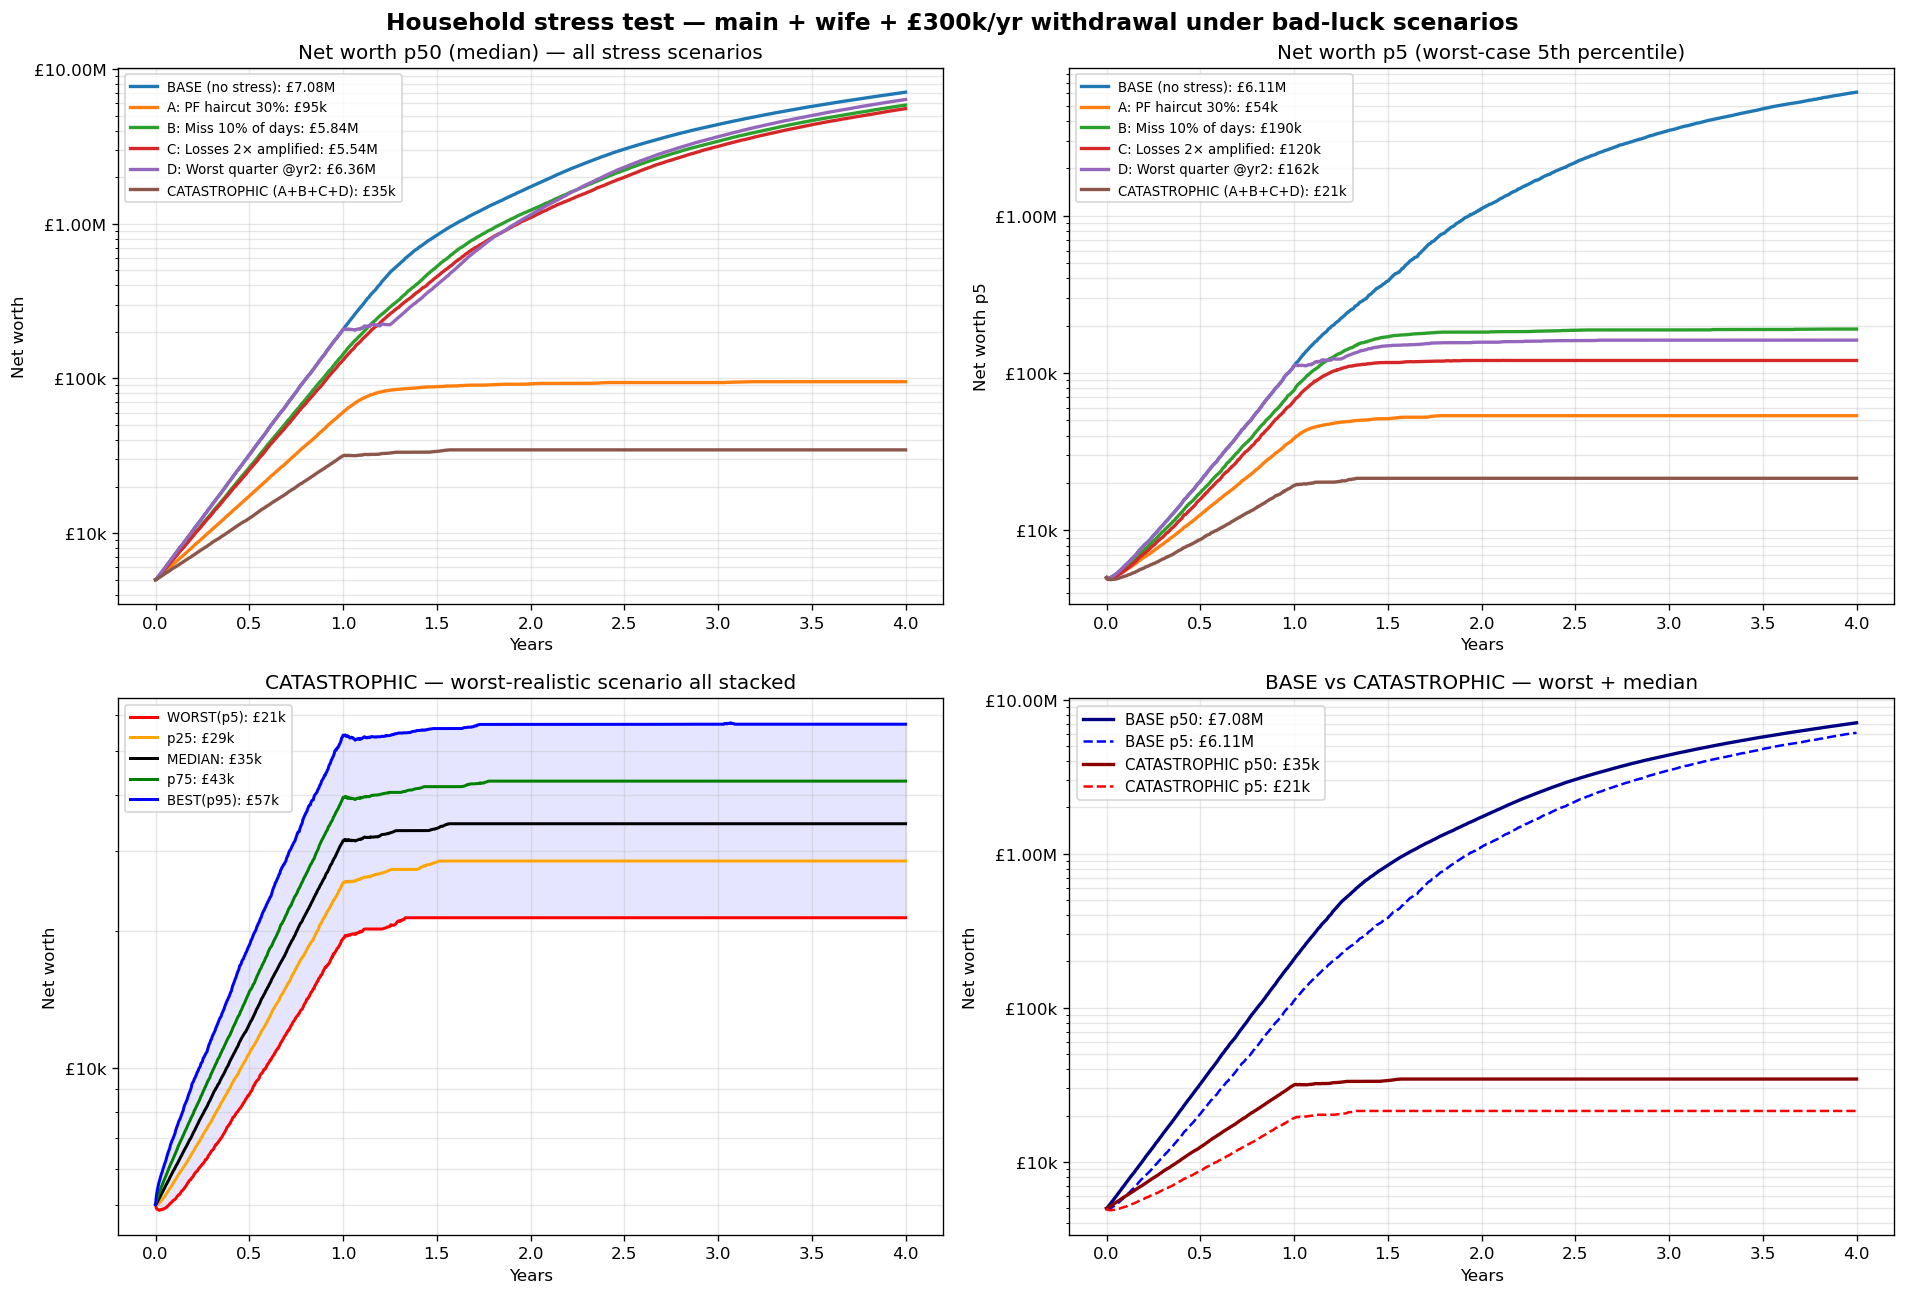

Write Python code to recreate this figure.
"""
Worst-case MC stress: household plan under realistic bad-luck scenarios.
  BASE — no stress (what we showed earlier)
  STRESS A — 30% PF haircut (strategy underperforms backtest)
  STRESS B — 10% of trading days missed (operational bugs)
  STRESS C — losses 2× amplified (worse slippage than modeled)
  STRESS D — worst 3-month quarter replayed at start of year 2
  CATASTROPHIC — ALL above stacked
Outputs: net worth at year 4 per scenario, MC distribution + graphs.
"""
import os, sys, numpy as np, pandas as pd
import matplotlib
matplotlib.use("Agg")
import matplotlib.pyplot as plt
from matplotlib.ticker import FuncFormatter
sys.path.insert(0, os.path.dirname(os.path.abspath(__file__)))

SPREAD = {"DAX": 1.5, "US30": 2.75, "NIKKEI": 7.0}
SLIP = {"DAX": 1.0, "US30": 3.0, "NIKKEI": 4.0}
TRADES_CACHE = "/root/asrs-bot/data/variant_b_fade_trades.parquet"
UPLIFT = 1.06

import backtest as bt
from backtest_v2_atr import filter_combined
for _c in bt.INSTRUMENTS.values(): _c["max_entries"] = 3

MAIN_START = 5000
WIFE_SEED = 10000
WIFE_DAY = 252
WITHDRAW_START = 252
ANNUAL_WITHDRAW = 300_000
WD_PER_DAY = ANNUAL_WITHDRAW / 252
DAYS = 252 * 4
RUNS = 3000
MIN_STAKE = 0.50
MAX_STAKE = 35.0
FACTOR = 1e-4


def fmt_gbp(x, _=None):
    if x <= 0: return "£0"
    if abs(x) < 1000: return f"£{x:.0f}"
    if abs(x) < 1_000_000: return f"£{x/1000:.0f}k"
    if abs(x) < 1_000_000_000: return f"£{x/1_000_000:.2f}M"
    return f"£{x/1_000_000_000:.2f}B"


def simulate(daily_pts, seed, stress):
    """
    stress dict keys:
      pf_haircut     — multiply winning days by (1 - haircut)  [0.0 to 0.5]
      miss_day_prob  — probability each day yields 0 pnl       [0.0 to 0.3]
      loss_amplify   — multiply losing days by (1 + amp)        [0.0 to 1.5]
      bad_quarter    — inject worst 63-day streak at start of year 2 [bool]
    """
    rng = np.random.default_rng(seed)
    sample_m = rng.choice(daily_pts, size=DAYS, replace=True)
    sample_w = rng.choice(daily_pts, size=DAYS, replace=True)

    def apply_stress(sample):
        s = sample.copy().astype(float)
        if stress.get("pf_haircut", 0) > 0:
            hc = stress["pf_haircut"]
            s = np.where(s > 0, s * (1 - hc), s)
        if stress.get("loss_amplify", 0) > 0:
            amp = stress["loss_amplify"]
            s = np.where(s < 0, s * (1 + amp), s)
        if stress.get("miss_day_prob", 0) > 0:
            mask = rng.random(len(s)) < stress["miss_day_prob"]
            s[mask] = 0
        return s

    sample_m = apply_stress(sample_m)
    sample_w = apply_stress(sample_w)

    if stress.get("bad_quarter", False):
        # Find the worst 63-day window in the historical daily pts
        rolling = pd.Series(daily_pts).rolling(63).sum()
        worst_start = rolling.idxmin()
        worst_seq = daily_pts[worst_start - 62:worst_start + 1]  # 63 days
        if len(worst_seq) == 63:
            # Inject at start of year 2 (days 252-315) for MAIN
            s_apply = apply_stress(worst_seq.copy().astype(float))
            sample_m[252:252+63] = s_apply

    main = np.zeros(DAYS + 1); wife = np.zeros(DAYS + 1); wd = np.zeros(DAYS + 1)
    main[0] = MAIN_START
    for i in range(DAYS):
        stake_m = max(MIN_STAKE, min(MAX_STAKE, main[i] * FACTOR)) if main[i] > 0 else 0
        main[i+1] = main[i] + sample_m[i] * stake_m if stake_m > 0 else main[i]
        if i >= WIFE_DAY and wife[i] > 0:
            stake_w = max(MIN_STAKE, min(MAX_STAKE, wife[i] * FACTOR))
            wife[i+1] = wife[i] + sample_w[i] * stake_w
        else:
            wife[i+1] = wife[i]
        wd[i+1] = wd[i]
        if i + 1 == WIFE_DAY:
            if main[i+1] >= WIFE_SEED:
                main[i+1] -= WIFE_SEED
                wife[i+1] = WIFE_SEED
        if i + 1 >= WITHDRAW_START:
            total = main[i+1] + wife[i+1]
            if total > WD_PER_DAY:
                share_m = main[i+1] / total if total > 0 else 0.5
                main[i+1] -= WD_PER_DAY * share_m
                wife[i+1] -= WD_PER_DAY * (1 - share_m)
                wd[i+1] += WD_PER_DAY
        main[i+1] = max(0, main[i+1])
        wife[i+1] = max(0, wife[i+1])
    return main, wife, wd


def main():
    df = pd.read_parquet(TRADES_CACHE)
    if "is_fade" not in df.columns: df["is_fade"] = False
    df["is_fade"] = df["is_fade"].fillna(False).astype(bool)
    df = df.reset_index(drop=True)
    df["_base_signal"] = df["signal"].str.replace("_FADE", "", regex=False)
    orig_win = {}
    for (date, sig), group in df.groupby(["date", "_base_signal"], sort=False):
        q = group[(~group.is_fade) & (group.reason == "TRAIL_WIN") & (group.pnl_pts > 0)]["pnl_pts"].tolist()
        fades = group[group.is_fade]
        for i, (idx, _) in enumerate(fades.iterrows()):
            if i < len(q): orig_win[idx] = q[i]
    fade = df[df.is_fade].copy()
    fade["orig_win"] = fade.index.map(orig_win)
    fade_f = fade[fade["orig_win"].fillna(0) >= 20].copy()
    base = df[~df.is_fade].copy()
    base_f = filter_combined(base)
    def af(d):
        d = d.copy()
        d["spread_cost"] = d["instrument"].map(SPREAD)
        d["slip_cost"] = np.where(d["pnl_pts"] < 0, d["instrument"].map(SLIP), 0)
        d["pnl_net"] = (d["pnl_pts"] - d["spread_cost"] - d["slip_cost"]) * UPLIFT
        return d
    base_f = af(base_f); fade_f = af(fade_f)
    combined = pd.concat([base_f, fade_f], ignore_index=True)
    daily = combined.groupby(pd.to_datetime(combined["date"]).dt.date)["pnl_net"].sum().values

    scenarios = [
        ("BASE (no stress)",         {}),
        ("A: PF haircut 30%",        {"pf_haircut": 0.30}),
        ("B: Miss 10% of days",      {"miss_day_prob": 0.10}),
        ("C: Losses 2× amplified",   {"loss_amplify": 1.0}),
        ("D: Worst quarter @yr2",    {"bad_quarter": True}),
        ("CATASTROPHIC (A+B+C+D)",   {"pf_haircut": 0.30, "miss_day_prob": 0.10,
                                       "loss_amplify": 1.0, "bad_quarter": True}),
    ]

    results = {}
    print(f"\n{'='*110}")
    print(f"  HOUSEHOLD PLAN UNDER STRESS — 4yr, compound 1e-4, cap £35, wife £10k @yr2, £300k/yr withdraw")
    print(f"{'='*110}")
    print(f"  {'scenario':<32} {'NW p5':<12} {'NW p25':<12} {'NW p50':<12} {'NW p95':<12} {'P(ruin)':<10}")
    for lbl, stress in scenarios:
        mains = np.empty((RUNS, DAYS + 1))
        wives = np.empty((RUNS, DAYS + 1))
        wds = np.empty((RUNS, DAYS + 1))
        for r in range(RUNS):
            m, w, wd = simulate(daily, seed=r, stress=stress)
            mains[r] = m; wives[r] = w; wds[r] = wd
        net_worth = mains + wives + wds
        final_nw = net_worth[:, -1]
        # "Ruin" = equity < £5k (original seed) at year 4
        equity_final = mains[:, -1] + wives[:, -1]
        ruin_rate = (equity_final < 5000).mean() * 100
        results[lbl] = (mains, wives, wds, net_worth)
        print(f"  {lbl:<32} {fmt_gbp(np.percentile(final_nw,5)):<12} "
              f"{fmt_gbp(np.percentile(final_nw,25)):<12} "
              f"{fmt_gbp(np.percentile(final_nw,50)):<12} "
              f"{fmt_gbp(np.percentile(final_nw,95)):<12} "
              f"{ruin_rate:.1f}%")

    # Plot
    fig, axes = plt.subplots(2, 2, figsize=(16, 11))
    days_axis = np.arange(DAYS + 1) / 252

    # Top-left: net worth p50 across scenarios
    ax = axes[0, 0]
    for lbl, _ in scenarios:
        _, _, _, nw = results[lbl]
        p50 = np.percentile(nw, 50, axis=0)
        ax.plot(days_axis, p50, label=f"{lbl}: {fmt_gbp(p50[-1])}", linewidth=2)
    ax.set_title("Net worth p50 (median) — all stress scenarios")
    ax.set_xlabel("Years"); ax.set_ylabel("Net worth")
    ax.set_yscale("log")
    ax.yaxis.set_major_formatter(FuncFormatter(fmt_gbp))
    ax.grid(alpha=0.3, which="both")
    ax.legend(loc="upper left", fontsize=8)

    # Top-right: worst-case (p5) across scenarios
    ax = axes[0, 1]
    for lbl, _ in scenarios:
        _, _, _, nw = results[lbl]
        p5 = np.percentile(nw, 5, axis=0)
        ax.plot(days_axis, p5, label=f"{lbl}: {fmt_gbp(p5[-1])}", linewidth=2)
    ax.set_title("Net worth p5 (worst-case 5th percentile)")
    ax.set_xlabel("Years"); ax.set_ylabel("Net worth p5")
    ax.set_yscale("log")
    ax.yaxis.set_major_formatter(FuncFormatter(fmt_gbp))
    ax.grid(alpha=0.3, which="both")
    ax.legend(loc="upper left", fontsize=8)

    # Bottom-left: CATASTROPHIC scenario bands
    ax = axes[1, 0]
    _, _, _, nw_c = results["CATASTROPHIC (A+B+C+D)"]
    for p, c, lbl in [(5, "red", "WORST(p5)"), (25, "orange", "p25"), (50, "black", "MEDIAN"),
                      (75, "green", "p75"), (95, "blue", "BEST(p95)")]:
        band = np.percentile(nw_c, p, axis=0)
        ax.plot(days_axis, band, color=c, label=f"{lbl}: {fmt_gbp(band[-1])}", linewidth=1.8)
    ax.fill_between(days_axis,
                    np.percentile(nw_c, 5, axis=0),
                    np.percentile(nw_c, 95, axis=0),
                    color="blue", alpha=0.1)
    ax.set_title("CATASTROPHIC — worst-realistic scenario all stacked")
    ax.set_xlabel("Years"); ax.set_ylabel("Net worth")
    ax.set_yscale("log")
    ax.yaxis.set_major_formatter(FuncFormatter(fmt_gbp))
    ax.grid(alpha=0.3, which="both")
    ax.legend(loc="upper left", fontsize=8)

    # Bottom-right: Base vs Catastrophic — worst + median
    ax = axes[1, 1]
    _, _, _, nw_b = results["BASE (no stress)"]
    _, _, _, nw_c = results["CATASTROPHIC (A+B+C+D)"]
    for label, nw, colors in [("BASE", nw_b, ("blue", "navy")), ("CATASTROPHIC", nw_c, ("red", "darkred"))]:
        p5 = np.percentile(nw, 5, axis=0)
        p50 = np.percentile(nw, 50, axis=0)
        ax.plot(days_axis, p50, label=f"{label} p50: {fmt_gbp(p50[-1])}", color=colors[1], linewidth=2)
        ax.plot(days_axis, p5, label=f"{label} p5: {fmt_gbp(p5[-1])}", color=colors[0], linewidth=1.5, linestyle="--")
    ax.set_title("BASE vs CATASTROPHIC — worst + median")
    ax.set_xlabel("Years"); ax.set_ylabel("Net worth")
    ax.set_yscale("log")
    ax.yaxis.set_major_formatter(FuncFormatter(fmt_gbp))
    ax.grid(alpha=0.3, which="both")
    ax.legend(loc="upper left", fontsize=9)

    plt.suptitle("Household stress test — main + wife + £300k/yr withdrawal under bad-luck scenarios",
                 fontsize=14, fontweight="bold")
    plt.tight_layout()
    out = "/root/asrs-bot/mc_bad_luck.png"
    plt.savefig(out, dpi=120, bbox_inches="tight")
    print(f"\n  Saved → {out}")


if __name__ == "__main__":
    main()
